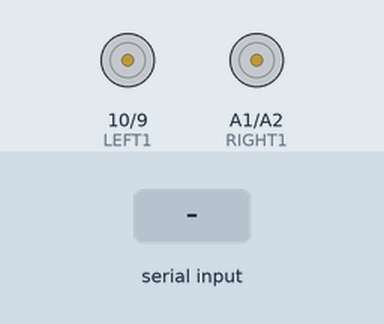
A sketch run on a simulated Arduino Uno, built with avr-gcc and run on an emulated ATmega328P. Parts: motor-driver pin pairs drawn as motors (green arrow = first pin HIGH = forward, orange = second pin HIGH = backward, longer = more drive, scaled by the enable pin). Inputs (shaded band) come from the test bench.

Above: at 1.2 s.
1.3 s: "w" received over Serial
At 1.6 s:
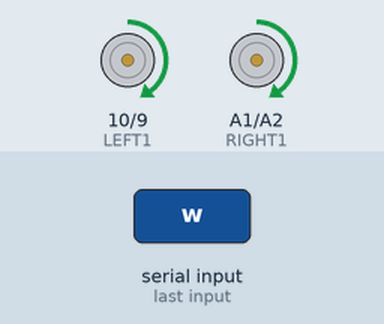
2.8 s: "x" received over Serial
At 4.0 s:
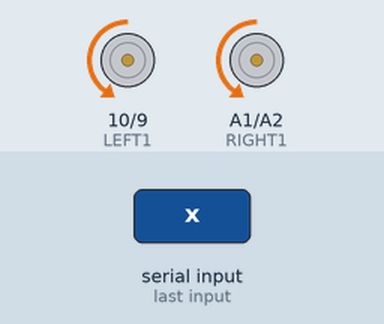
4.3 s: "a" received over Serial
At 5.1 s:
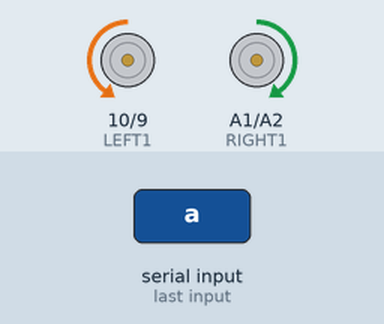
5.8 s: "d" received over Serial
At 6.2 s:
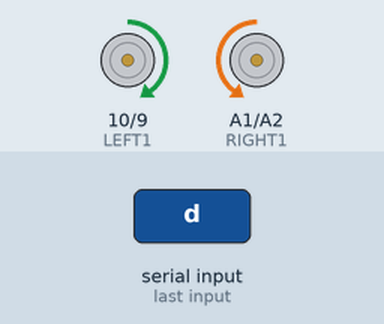
7.3 s: "s" received over Serial
At 8.6 s:
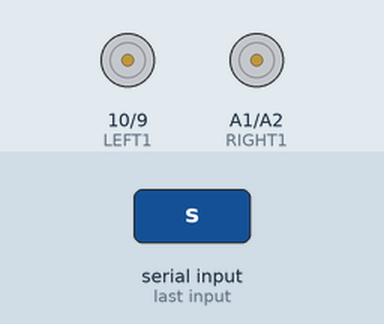
Timing chart, 0 to 9.8 s (numbered marks = the images above; inputs shaded):
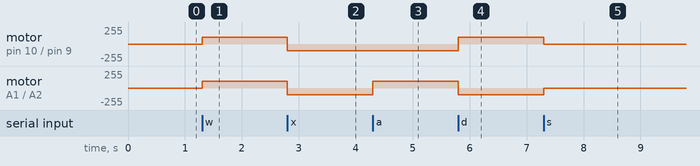

The sketch:

DC_motor_with_nrf_and_EN.ino
```cpp
// 接收序列埠值的變數
char cmd;
// 設定啟動或停止馬達的參數
// 一開始先設定成「停止」
boolean run = false;

// 左馬達控制設定
const byte LEFT1 = 10;
const byte LEFT2 = 9;
const byte LEFT_PWM = 5;

// 右馬達控制設定
const byte RIGHT1 = A1;
const byte RIGHT2 = A2;
const byte RIGHT_PWM = 6;

// 設定PWM輸出值（註：FA-130馬達供電不要超過3v）
byte motorSpeed = 100;

void forward() {  // 馬達轉向：前進
 digitalWrite(LEFT1, HIGH);
 digitalWrite(LEFT2, LOW);
 digitalWrite(RIGHT1, HIGH);
 digitalWrite(RIGHT2, LOW);
}

void backward() { // 馬達轉向：後退
 digitalWrite(LEFT1, LOW);
 digitalWrite(LEFT2, HIGH);
 digitalWrite(RIGHT1, LOW);
 digitalWrite(RIGHT2, HIGH);
}

void turnLeft() { // 馬達轉向：左轉
 digitalWrite(LEFT1, LOW);
 digitalWrite(LEFT2, HIGH);
 digitalWrite(RIGHT1, HIGH);
 digitalWrite(RIGHT2, LOW);
}

void turnRight() {  // 馬達轉向：右轉
 digitalWrite(LEFT1, HIGH);
 digitalWrite(LEFT2, LOW);
 digitalWrite(RIGHT1, LOW);
 digitalWrite(RIGHT2, HIGH);
}

void setup() {
  Serial.begin(9600);
  pinMode(LEFT1, OUTPUT);
  pinMode(LEFT2, OUTPUT);
  pinMode(LEFT_PWM, OUTPUT);
  pinMode(RIGHT1, OUTPUT);
  pinMode(RIGHT2, OUTPUT);
  pinMode(RIGHT_PWM, OUTPUT);
}

void loop() {
  if (Serial.available() > 0) {
    cmd = Serial.read();

    switch (cmd) {
      case 'w':   // 接收到'w'，前進。
        forward();
        run = true; // 啟動馬達
        break;
      case 'x':   // 接收到'x'，後退。
        backward();
        run = true; // 啟動馬達
        break;
      case 'a':   // 接收到'a'，左轉。
        turnLeft();
        run = true; // 啟動馬達
        break;
      case 'd':   // 接收到'd'，右轉。
        turnRight();
        run = true; // 啟動馬達
        break;
      case 's':
        run = false;  // 停止馬達
        break;
    }
  }

  if (run) {
    // 如果要啟動馬達…
    // 向馬達輸出指定的類比電壓值
    analogWrite(LEFT_PWM, motorSpeed);
    analogWrite(RIGHT_PWM, motorSpeed);
  } else {
    // 否則…
    // 將馬達的電壓值設定成0
    analogWrite(LEFT_PWM, 0);
    analogWrite(RIGHT_PWM, 0);
  }
}
```

Measured:
- after the input at 1.3 s, motor on pin 10 (LEFT1) / pin 9 (LEFT2), motor on A1 (RIGHT1) / A2 (RIGHT2): stopped → forward 100/255 at once
- after the input at 2.8 s, motor on pin 10 (LEFT1) / pin 9 (LEFT2), motor on A1 (RIGHT1) / A2 (RIGHT2): forward 100/255 → backward 100/255 at once
- after the input at 4.3 s, motor on A1 (RIGHT1) / A2 (RIGHT2): backward 100/255 → forward 100/255 at once
- after the input at 5.8 s, motor on pin 10 (LEFT1) / pin 9 (LEFT2): backward 100/255 → forward 100/255 at once; motor on A1 (RIGHT1) / A2 (RIGHT2): forward 100/255 → backward 100/255 at once
- after the input at 7.3 s, motor on pin 10 (LEFT1) / pin 9 (LEFT2): forward 100/255 → stopped at once; motor on A1 (RIGHT1) / A2 (RIGHT2): backward 100/255 → stopped at once
